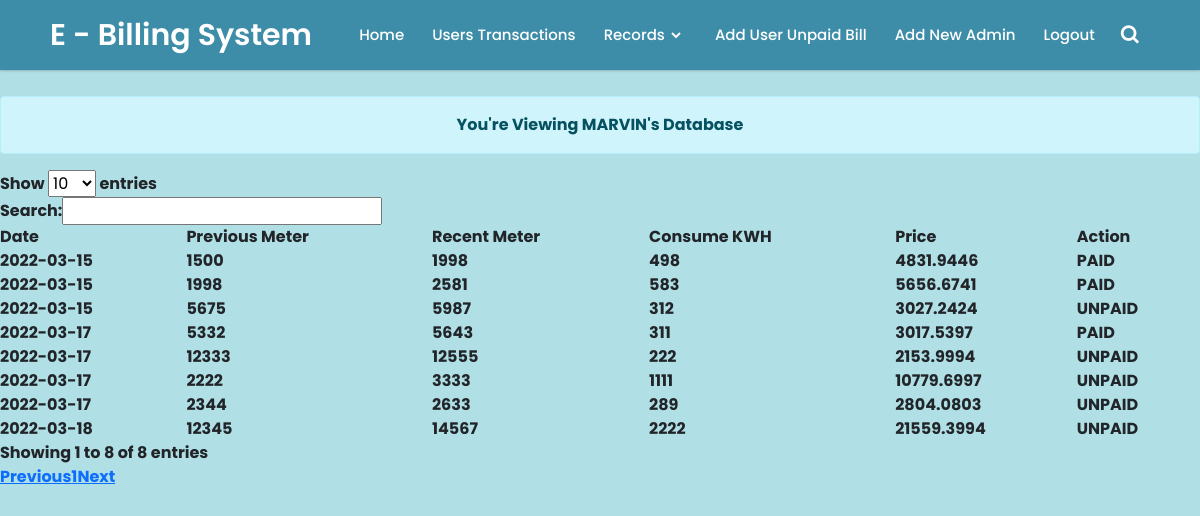
The app's page /admin/accounts/marvin.php (signed in) with its own data.
### tables this page shows
CREATE TABLE `marvin` (
  `id` int(11) NOT NULL,
  `card` varchar(250) NOT NULL,
  `date` varchar(250) NOT NULL,
  `previous` varchar(250) NOT NULL,
  `recent` varchar(250) NOT NULL,
  `consume` varchar(250) NOT NULL,
  `price` varchar(250) NOT NULL,
  `paid` varchar(250) NOT NULL
);

### admin/accounts/marvin.php (called while the page is built)
<?php
require "../table.php";
?>

### admin/table.php (the view, shortened to what this page needs)
<!DOCTYPE html>
<html lang="en" dir="ltr">
<head>
  <link rel="stylesheet" href="../css/try.css">
  <link href='https://unpkg.com/boxicons@2.0.7/css/boxicons.min.css' rel='stylesheet'>
    <link href="https://cdn.jsdelivr.net/npm/bootstrap@5.0.2/dist/css/bootstrap.min.css" rel="stylesheet">
    <link rel="stylesheet" href="https://code.jquery.com/ui/1.12.1/themes/base/jquery-ui.css">
    <link rel="stylesheet" href="https://cdn.datatables.net/1.11.5/css/dataTables.jqueryui.min.css">
</head>
<body style="background-color:powderblue;">
  <nav>
    <div class="navbar">
      <div class="logo"><a href="#">E - Billing System</a></div>
      <div class="nav-links">
        <ul class="links">
        <li><a href="../adminhome.php">Home</a></li>
          <li><a href="../adminmain.php">Users Transactions</a></li>
          <li>
            <a href="#">Records</a>
            <i class='bx bxs-chevron-down htmlcss-arrow arrow  '></i>
          </li>
          <li><a href="../unpaid.php">Add User Unpaid Bill</a></li>
          <li><a href="../adminsign.php">Add New Admin</a></li>
          <li><a href="../include/adminlogout.php">Logout</a></li>
        </ul>
      </div>
      <div class="search-box">
        <i class='bx bx-search'></i>
      </div>
    </div>
  </nav>
<?php
$url = 'http://' . $_SERVER['SERVER_NAME'] . $_SERVER['REQUEST_URI'];
require "../../include/dbcon.php";
$sql1 = "show tables";
$result1 = mysqli_query($conn, $sql1);
while($table = mysqli_fetch_array($result1)) {
  if($table[0] == "admin"){
    continue;
  }if(strpos($url,$table[0]) !== false) {
    $name1 = $table[0];
  }
}
$sql = "SELECT * FROM $name1";
$result = mysqli_query($conn , $sql);
$resultCheck = mysqli_num_rows($result);
?>
  <br><br><br><br>
  <div class="alert alert-info" role="alert">
  <center><b>You're Viewing <?php echo strtoupper($name1);?>'s Database
</div>
<table id="example" class="display" style="width:100%">
        <thead>
            <tr>
                <th>Date</th>
                <th>Previous Meter</th>
                <th>Recent Meter</th>
                <th>Consume KWH</th>
                <th>Price</th>
                <th>Action</th>
            </tr>
        </thead>
        <tbody>
        <?php
        if($resultCheck > 0){
            while($row = mysqli_fetch_assoc($result)){
           echo" <tr>";
           echo' <td>'. $row['date'] .'</td>';
           echo' <td>'. $row['previous'] .'</td>';
           echo' <td>'. $row['recent'] .'</td>';
           echo' <td>'. $row['consume'] .'</td>';
           echo' <td>'. $row['price'] .'</td>';
           echo' <td>'. $row['paid'] .'</td>';
           echo' </tr>';
          }
        }
           ?>
        </tbody>
    </table>
</body>
</html>

### admin/css/try.css (style rules this page uses)
* { margin: 0; padding: 0; box-sizing: border-box; font-family: "Poppins", sans-serif; }
body { min-height: 100vh; }
nav { position: fixed; top: 0; left: 0; width: 100%; height: 100%; height: 70px; background: #3e8da8; box-shadow: 0 1px 2px rgba(0, 0, 0, 0.2); z-index: 99; }
nav .navbar { height: 100%; max-width: 1250px; width: 100%; display: flex; align-items: center; justify-content: space-between; margin: auto; padding: 0 50px; }
.navbar .logo a { font-size: 30px; color: #fff; text-decoration: none; font-weight: 600; }
nav .navbar .nav-links { line-height: 70px; height: 100%; }
nav .navbar .links { display: flex; }
nav .navbar .links li { position: relative; display: flex; align-items: center; justify-content: space-between; list-style: none; padding: 0 14px; }
nav .navbar .links li a { height: 100%; text-decoration: none; white-space: nowrap; color: #fff; font-size: 15px; font-weight: 500; }
nav .navbar .links li .arrow { height: 100%; width: 22px; line-height: 70px; text-align: center; display: inline-block; color: #fff; transition: all 0.3s ease; }
.navbar .search-box { position: relative; height: 40px; width: 40px; }
.navbar .search-box i { position: absolute; height: 100%; width: 100%; line-height: 40px; text-align: center; font-size: 22px; color: #fff; font-weight: 600; cursor: pointer; transition: all 0.3s ease; }

### records on screen
marvin: date "2022-03-15", previous "1500", recent "1998", consume "498", price "4831.9446", paid "PAID"
marvin: date "2022-03-15", previous "1998", recent "2581", consume "583", price "5656.6741", paid "PAID"
marvin: date "2022-03-17", previous "5332", recent "5643", consume "311", price "3017.5397", paid "PAID"
marvin: date "2022-03-15", previous "5675", recent "5987", consume "312", price "3027.2424", paid "UNPAID"
marvin: date "2022-03-17", previous "12333", recent "12555", consume "222", price "2153.9994", paid "UNPAID"
marvin: date "2022-03-17", previous "2222", recent "3333", consume "1111", price "10779.6997", paid "UNPAID"
marvin: date "2022-03-17", previous "2344", recent "2633", consume "289", price "2804.0803", paid "UNPAID"
marvin: date "2022-03-18", previous "12345", recent "14567", consume "2222", price "21559.3994", paid "UNPAID"

### other values on screen
$name1 "MARVIN"
